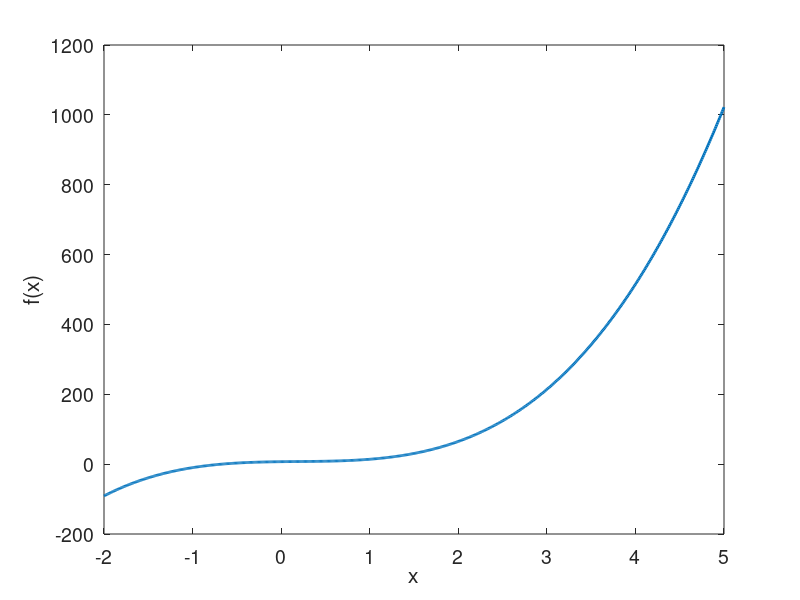

Write the MATLAB code that produced this figure.
a = [9,-5,3,7];
x = -2:0.01:5;
f = polyval(a,x);
plot(x,f,'LineWidth',2);
xlabel('x');
ylabel('f(x)');
set(gca,'FontSize',14);
